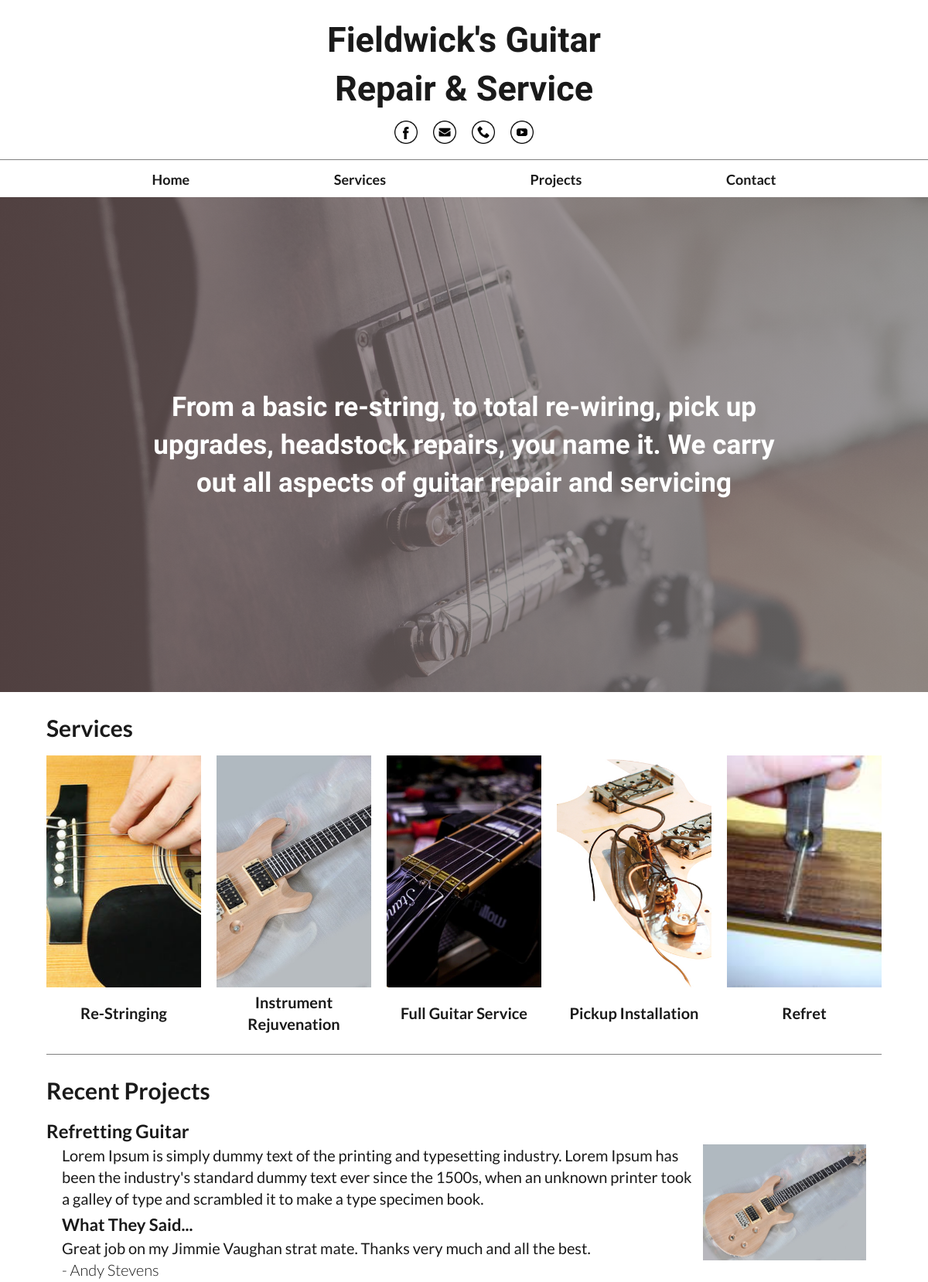
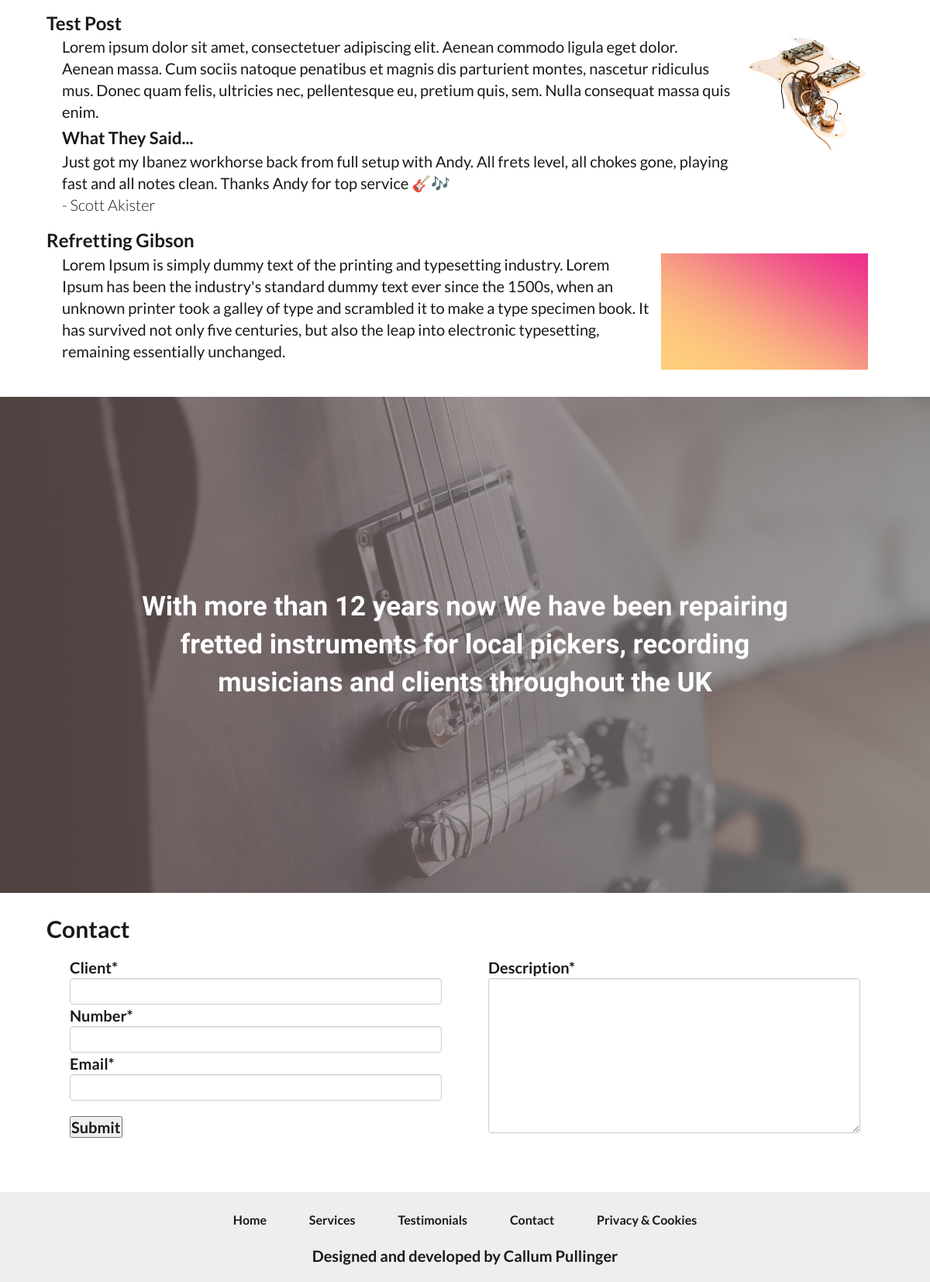
Page /services/ on the committed database (2 pictures, top to bottom).
### andy_site/models.py (models this page shows, shortened)
class Service(models.Model):
    service = models.CharField(max_length=200)
    description = models.TextField()
    image = models.ImageField(upload_to='uploads/images/services')
    price =  models.DecimalField(max_digits=6, decimal_places=2)
    def __unicode__(self):
        return self.service
    class Meta:
        verbose_name = 'Service'
        verbose_name_plural = 'Services'

class JobBlogPost(models.Model):
    title = models.CharField(max_length=300)
    service = models.ForeignKey(Service, related_name='job_post_service')
    description = models.TextField()
    image1 = models.ImageField(upload_to='uploads/images/jobposts')
    image2 = models.ImageField(upload_to='uploads/images/jobposts', blank=True, null=True)
    image3 = models.ImageField(upload_to='uploads/images/jobposts', blank=True, null=True)
    def __unicode__(self):
        return self.title
    class Meta:
        verbose_name = 'Job Blog Post'
        verbose_name_plural = 'Job Blog Posts'

class Testimonials(models.Model):
    job = models.ForeignKey(JobBlogPost, related_name='job_post_testimonial')
    client = models.CharField(max_length=200)
    testimonial = models.TextField()
    class Meta:
        verbose_name = 'Testimonial'
        verbose_name_plural = 'Testimonials'

### andy_site/views.py (the view)
# urls.py: url(r'services/$',get_services, name='services'),
def get_services(request):
    services = Service.objects.all()
    job_posts = JobBlogPost.objects.all()[:5]
    testimonials = Testimonials.objects.all()
    if request.method == 'POST':
        contact_form = ContactRequestForm(request.POST)
        if contact_form.is_valid():
            contact_form.save()
            return redirect('services')
        else:
            contact_form = ContactRequestForm()
    else:
        contact_form = ContactRequestForm
    args = {
        'services': services,
        'job_posts': job_posts,
        'testimonials': testimonials,
        'form': contact_form
    }
    return render(request, 'services/services-page.html', args)

### templates/services/services-page.html
{% extends 'base/base.html' %}
    {% block content %}
        {%  include 'services/services.html' %}
        <section id="jobposts">
            <h1 class="title">Recent Projects</h1>
            {% for job_post in job_posts %}
                {% include 'services/../projects/job-post.html' %}
            {% endfor %}
        </section>
    {% endblock %}

### templates/services/services.html
<section id="services">
    <h1 class="title">Services</h1>
    <div class="services-list">
        {% for service in services %}
            <div class="service">
                <div class="service-img" style="background-image: url( {{ service.image.url }} )">
                </div>
                <h2><a href="{% url 'service' service.pk %}">{{ service }}</a></h2>
            </div>
        {% endfor %}
    </div>
</section>

### templates/projects/job-post.html
<article class="jobpost">
    <h2 class="jobpost-title">{{ job_post }}</h2>
    <div class="jobpost-content">
        <div class="jobpost-text">
            <p class="jobpost-desc blog-text">{{ job_post.description }}</p>
            {% if job_post.job_post_testimonial.first.testimonial %}
                <div class="jobpost-testimonial">
                    <h2>What They Said...</h2>
                    <p class="blog-text">{{ job_post.job_post_testimonial.first.testimonial }}</p>
                    <p class="client"> - {{ job_post.job_post_testimonial.first.client }}</p>
                </div>
            {% endif %}
        </div>
        <img id="job-img" class="jobpost-img" src="{{ job_post.image1.url }}">
    </div>
</article>

### static/css/style.css (style rules this page uses)
* { margin: 0; padding: 0; box-sizing: border-box; font-size: 20px; font-family: 'Lato', sans-serif; font-weight: bold; color: #1a1a1a; list-style: none; text-decoration: none; }
h2 { font-size: 22px; }
body { line-height: 1.4; }
section { padding: 10px 0 20px 0; width: 90%; margin: 0 auto; }
.title { font-size: 30px; margin: 15px 0; }
#services { border-bottom: 1px solid gray; }
.services-list { display: flex; flex-direction: row; flex-wrap: wrap; justify-content: space-evenly; align-items: center; }
.service { width: 200px; margin: 0 10px; text-align: center; }
.service h2 { height: 66px; display: flex; align-items: center; justify-content: center; }
.service:first-child { margin-left: 0; }
.service:last-child { margin-right: 0; }
.service-img { width: 200px; height: 300px; display: flex; flex-direction: row; align-items: center; background-position: center; background-color: rgba(202, 202, 202, 0.5); background-size: cover; background-repeat: no-repeat; }
.client { font-weight: 300; }
.form-control { display: block; width: 100%; height: 34px; padding: 6px 12px; font-size: 14px; line-height: 1.42857143; color: #555; background-color: #fff; background-image: none; border: 1px solid #ccc; border-radius: 4px; -webkit-box-shadow: inset 0 1px 1px rgba(0,0,0,.075); box-shadow: inset 0 1px 1px rgba(0,0,0,.075); -webkit-transition: border-color ease-in-out .15s,box-shadow ease-in-out .15s; -o-transition: border-color ease-in-out .15s,box-shadow ease-in-out .15s; -webkit-transition: border-color ease-in-out .15s,-webkit-box-shadow ease-in-out .15s; transition: border-color ease-in-out .15s,-webkit-box-shadow ease-in-out .15s; transition: border-color ease-in-out .15s,box-shadow ease-in-out .15s; transition: border-color ease-in-out .15s,box-shadow ease-in-out .15s,-webkit-box-shadow ease-in-out .15s; }
.jobpost-content { display: flex; flex-direction: row; justify-content: space-between; align-items: flex-start; padding: 0 20px; margin-bottom: 15px; }
.jobpost-img { height: 150px; width: auto; margin-left: 10px; }
.jobpost-title { font-size: 1.2em; }
.jobpost-testimonial { margin-top: 5px; }
.blog-text { font-family: 'Lato', sans-serif; font-weight: normal; }

### rows in the picture
Service: image (picture), service "Re-Stringing"
Service: image (picture), service "Instrument Rejuvenation"
Service: image (picture), service "Full Guitar Service"
Service: image (picture), service "Pickup Installation"
Service: image (picture), service "Refret"
JobBlogPost: title "Refretting Guitar", description "Lorem Ipsum is simply dummy text of the printing and typesetting industry. Lorem Ipsum has been the industry's standard dummy text ever since the 1500s, when an unknown printer took a galley of type and scrambled it to make a type specimen book.", job_post_testimonial.first.testimonial "Great job on my Jimmie Vaughan strat mate. Thanks very much and all the best.", job_post_testimonial.first.client "Andy Stevens", image1 (picture)
JobBlogPost: title "Test Post", description "Lorem ipsum dolor sit amet, consectetuer adipiscing elit. Aenean commodo ligula eget dolor. Aenean massa. Cum sociis natoque penatibus et magnis dis parturient montes, nascetur ridiculus mus. Donec quam felis, ultricies nec, pellentesque eu, pretium quis, sem. Nulla consequat massa quis enim.", job_post_testimonial.first.testimonial "Just got my Ibanez workhorse back from full setup with Andy. All frets level, all chokes gone, playing fast and all notes clean. Thanks Andy for top service 🎸🎶", job_post_testimonial.first.client "Scott Akister", image1 (picture)
JobBlogPost: title "Refretting Gibson", description "Lorem Ipsum is simply dummy text of the printing and typesetting industry. Lorem Ipsum has been the industry's standard dummy text ever since the 1500s, when an unknown printer took a galley of type and scrambled it to make a type specimen book. It has survived not only five centuries, but also the leap into electronic typesetting, remaining essentially unchanged.", image1 (picture)
